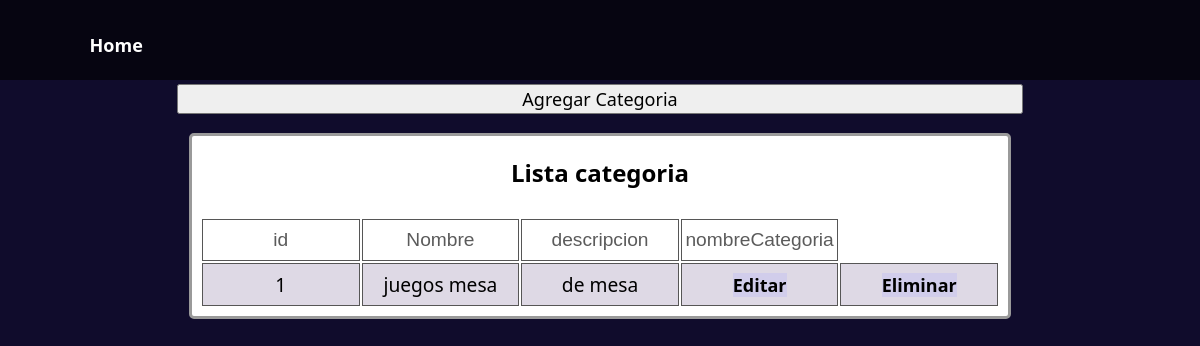
Before: /EditSubcategoria/ (signed in) with the older database file.
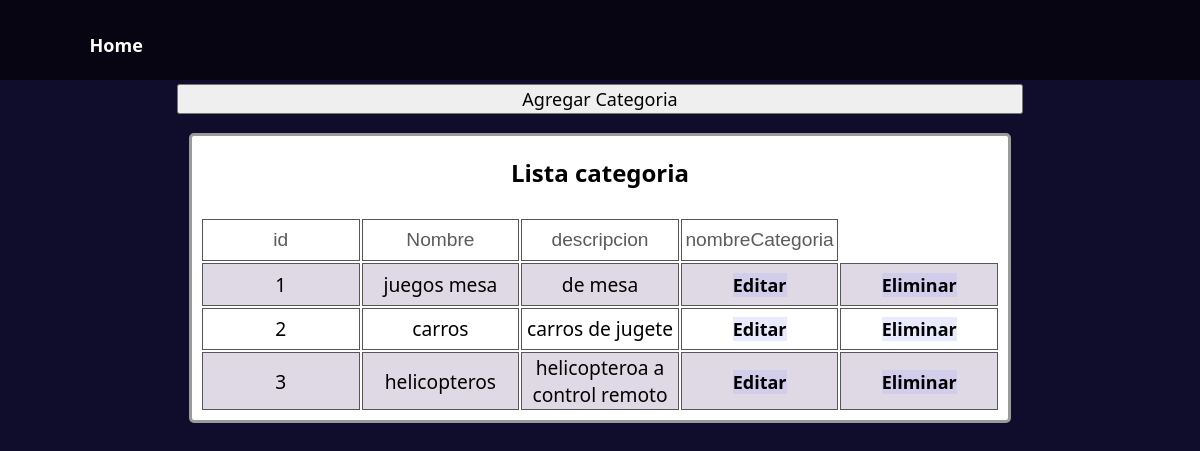
After: the same page with the newer database file.
### PruebaDjangoApp/models/Subcategorias.py (models this page shows)
class Subcategorias(models.Model):
    id = models.AutoField(primary_key=True)
    nombre = models.CharField('subcategoria', max_length=50)
    descripcion = models.CharField(max_length=100, default='descripcion')

### PruebaDjangoApp/views/SubcategoriasView2.py (the view)
# urls.py: path('EditSubcategoria/', views.SubcategoriasView2.categoria),
@login_required
def categoria(request):
    subcategoria = Subcategorias.objects.all().values()
    context = {
    'subcategoria': subcategoria
  }
    template =loader.get_template('AddSupcategoria.html')
    return HttpResponse(template.render(context, request))

### PruebaDjangoApp/Templates/AddSupcategoria.html (shortened to what this page needs)
{% extends "./index.html"%}
{% block body %}
<head>
</head>
<body>
  <div class="ArticuleForm">
  <button id="Abrir">Agregar Categoria</button>
  <div class="tabla">
    <h1>Lista categoria</h1>
    <table class="table" >
        <tr>
          <td class="tit">id</td>
          <td class="tit">Nombre</td>
          <td class="tit">descripcion</td>
          <td class="tit">nombreCategoria</td>
        </tr>
        {% for x in subcategoria %}
        <tr>
            <td>{{ x.id }}</td>
            <td>{{ x.nombre}}</td>
            <td>{{ x.descripcion }}</td>
        <td class="EdEltb"><a class="EdEl" href="/SubcategoriaiaPut/{{x.id}}/" >Editar</a></td>
        <td class="EdEltb"><a  class="EdEl" href="/SubcategoriaDelete/{{x.id}}/" > Eliminar</a></td>
        </tr>
        {% endfor %}
    </table>
</div>
    {% endblock %}

Changed rows visible on the page:
added Subcategorias: id "2", nombre "carros", descripcion "carros de jugete"
added Subcategorias: id "3", nombre "helicopteros", descripcion "helicopteroa a control remoto"
